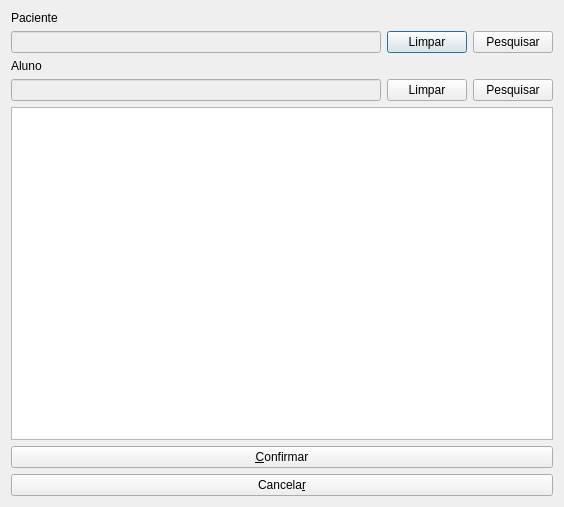
<?xml version="1.0" encoding="UTF-8"?>
<ui version="4.0">
 <class>PesqCefalograma</class>
 <widget class="QDialog" name="PesqCefalograma">
  <property name="windowModality">
   <enum>Qt::WindowModal</enum>
  </property>
  <property name="geometry">
   <rect>
    <x>0</x>
    <y>0</y>
    <width>564</width>
    <height>507</height>
   </rect>
  </property>
  <property name="windowTitle">
   <string>Dialog</string>
  </property>
  <layout class="QVBoxLayout" name="verticalLayout">
   <item>
    <widget class="QLabel" name="label">
     <property name="text">
      <string>Paciente</string>
     </property>
    </widget>
   </item>
   <item>
    <layout class="QHBoxLayout" name="horizontalLayout">
     <item>
      <widget class="QLineEdit" name="edtPaciente">
       <property name="enabled">
        <bool>false</bool>
       </property>
      </widget>
     </item>
     <item>
      <widget class="QPushButton" name="btnLimparPaciente">
       <property name="text">
        <string>Limpar</string>
       </property>
      </widget>
     </item>
     <item>
      <widget class="QPushButton" name="btnPesqPaciente">
       <property name="text">
        <string>Pesquisar</string>
       </property>
      </widget>
     </item>
    </layout>
   </item>
   <item>
    <widget class="QLabel" name="label_2">
     <property name="text">
      <string>Aluno</string>
     </property>
    </widget>
   </item>
   <item>
    <layout class="QHBoxLayout" name="horizontalLayout_2">
     <item>
      <widget class="QLineEdit" name="edtAluno">
       <property name="enabled">
        <bool>false</bool>
       </property>
      </widget>
     </item>
     <item>
      <widget class="QPushButton" name="btnLimparAluno">
       <property name="text">
        <string>Limpar</string>
       </property>
      </widget>
     </item>
     <item>
      <widget class="QPushButton" name="btnPesqAluno">
       <property name="text">
        <string>Pesquisar</string>
       </property>
      </widget>
     </item>
    </layout>
   </item>
   <item>
    <widget class="QTableView" name="tableView"/>
   </item>
   <item>
    <widget class="QPushButton" name="btnConfirmar">
     <property name="text">
      <string>&amp;Confirmar</string>
     </property>
    </widget>
   </item>
   <item>
    <widget class="QPushButton" name="btnCancelar">
     <property name="text">
      <string>Cancela&amp;r</string>
     </property>
    </widget>
   </item>
  </layout>
 </widget>
 <resources/>
 <connections/>
</ui>
